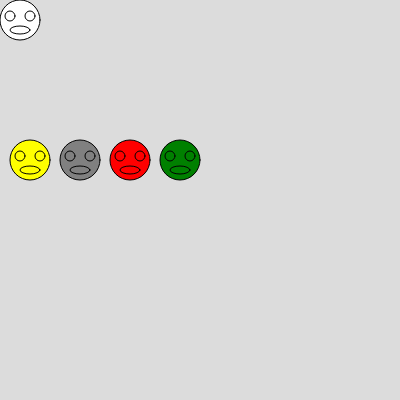
Frame 1 (no input)
Frame 60 (no input): identical to frame 1, image omitted
Frame 120 (the mouse pressed at the canvas centre since frame 60): identical to frame 1, image omitted

The p5.js sketch that drew this single still picture (run headless with seeded random() and noise() and a simulated clock; from frame 60 on, the mouse is pressed at the canvas centre):

// p5.js sketch
// ── sketch.js
function setup() {
  createCanvas(400, 400);
  create_ui();
}

function draw() {
  background(220);
  draw_head(0, 0, 'white');
  draw_head(10, 140, 'yellow');
  draw_head(60, 140, 'gray');
  draw_head(110, 140, 'red');
  draw_head(160, 140, 'green');
  update_ui();
}

function draw_head(xpos, ypos, acolor) {
  fill(acolor)
  // circle(x, y, d)
  circle(xpos+20, ypos+20, 40); // Face
  circle(xpos+10, ypos+16, 10);  // Left Eye
  circle(xpos+30, ypos+16, 10);  // Right Eye
  // ellipse(x, y, w, [h])
  ellipse(xpos+20,ypos+30,20,8);  // Mouth
}

function create_ui() {
  createSpan().id('mox');
  createSpan().id('moy');
  createSpan().id('cco');
}

function update_ui() {
  select('#mox').html('[mouseX='+mouseX+'] ')
  select('#moy').html('[mouseY='+mouseY+'] ')
  select('#cco').html('[RGBA='+get(mouseX,mouseY)+'] ')
}
